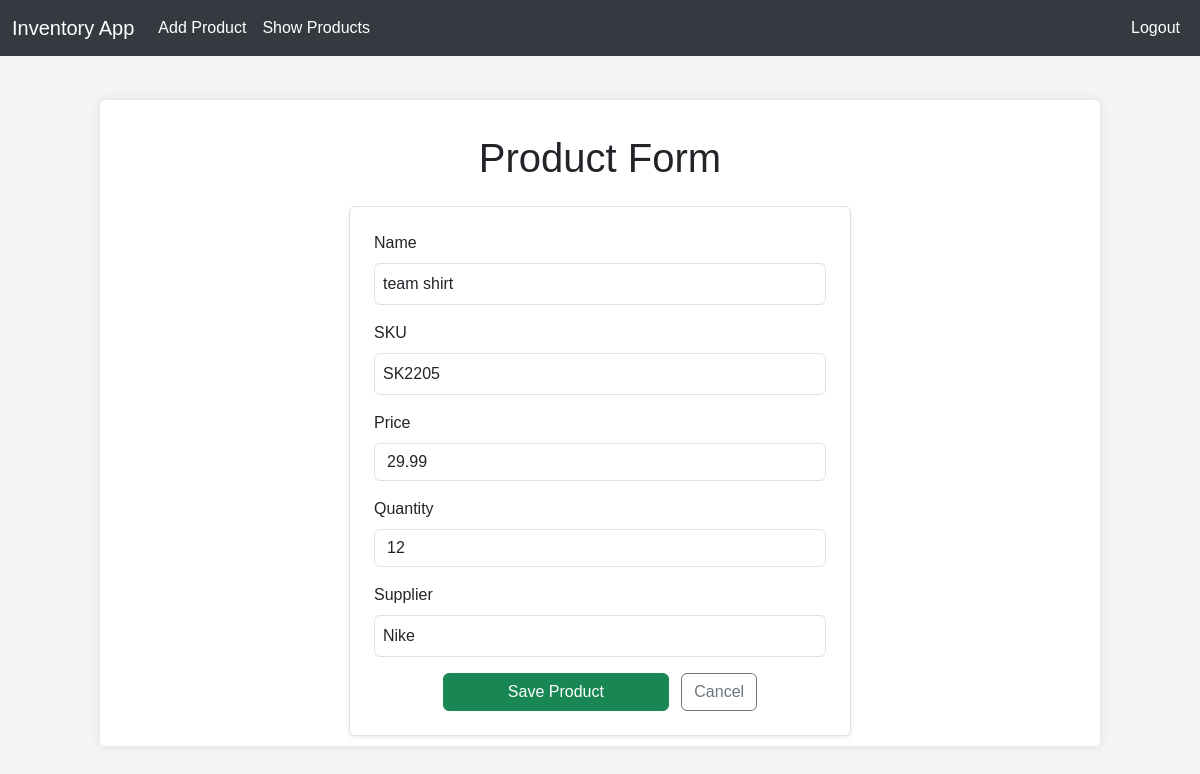
Page /update/5/ (signed in) on the committed database.
### invApp/models.py (models this page shows, shortened)
class Product(models.Model):
    product_id = models.AutoField(primary_key=True)
    name = models.CharField(max_length=100)
    sku = models.CharField(max_length=50, unique=True)
    price = models.FloatField()
    quantity = models.IntegerField()
    supplier = models.CharField(max_length=100)
    owner = models.ForeignKey(User, on_delete=models.CASCADE)

### invApp/views.py (the view)
# urls.py: path('update/<int:product_id>/', views.product_update_view, name='product_update'),
@login_required
def product_update_view(request, product_id):
    product = get_object_or_404(Product, product_id=product_id, owner=request.user)
    if request.method == 'POST':
        form = ProductForm(request.POST, instance=product)
        if form.is_valid():
            updated_product = form.save(commit=False)
            updated_product.owner = product.owner
            updated_product.save()
            messages.success(request, 'Product updated successfully!')
            return redirect('product_list')
    else:
        form = ProductForm(instance=product)
    return render(request, 'invApp/product_form.html', {'form': form})

### invApp/templates/invApp/product_form.html (shortened to what this page needs)
{% extends "shared/layout.html" %}
{% block content %}
<h1 class="text-center mt-4">Product Form</h1>
<div class="row justify-content-center">
    <form method="POST" class="p-4 mt-3 col-12 col-md-8 col-lg-6 shadow-sm border rounded bg-white">
        {% for field in form %}
            <div class="mb-3">
                <label for="{{ field.id_for_label }}" class="form-label">{{ field.label }}</label>
                {{ field }}
            </div>
        {% endfor %}
        <div class="text-center">
            <button class="btn btn-success w-50" type="submit">Save Product</button>
            <a href="{% url 'product_list' %}" class="btn btn-outline-secondary ms-2">Cancel</a>
        </div>
    </form>
</div>
{% endblock %}

### authApp/static/styles/styles.css (style rules this page uses)
body { font-family: Arial, sans-serif; background-color: #f4f4f4; padding-top: 56px; margin: 50px; padding: 50px; display: flex; justify-content: center; align-items: center; height: 75vh; min-width: 420px; overflow-x: auto; }
label { display: block; margin-bottom: 5px; }
input[type="text"], input[type="password"] { width: 100%; padding: 8px; box-sizing: border-box; }
button { background: #007bff; color: #fff; border: none; padding: 10px 20px; cursor: pointer; border-radius: 4px; }

### rows in the picture
Product: form "team shirt" "SK2205" "29.99" "12" "Nike"

### other values in the picture
{{ field.label }} "Name" "SKU" "Price" "Quantity" "Supplier"
